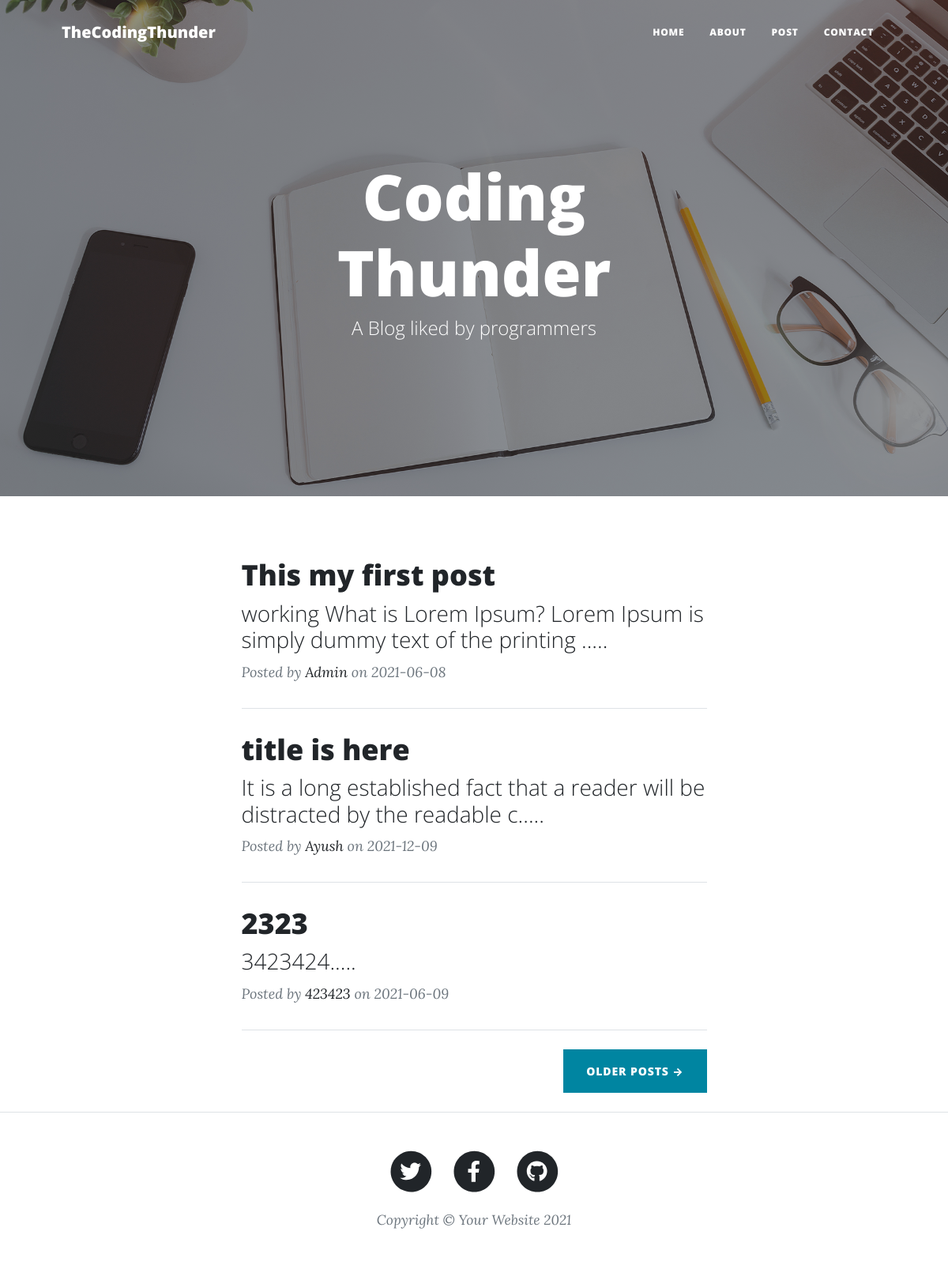
The page / on the database its author committed.
### main.py (models this page shows)
class Posts(db.Model):
    sno = db.Column(db.Integer, primary_key=True)
    title = db.Column(db.String(80), nullable=False)
    by = db.Column(db.String(80), nullable=False)
    slug = db.Column(db.String(80), nullable=False)
    content = db.Column(db.Text, nullable=False)
    date = db.Column(db.String(80), nullable=False)
    img_file = db.Column(db.String(80), nullable=False)

### main.py (the view)
@app.route('/')
def home():
    post_all = Posts.query.all()
    return render_template('index.html', postall=post_all)

### templates/index.html
{% extends "layout.html" %}
{% block body %}
<header class="masthead" style=" background-image: url( '{{ url_for( 'static', filename='assets/img/home-bg.jpg') }}')">
  <div class="container position-relative px-4 px-lg-5">
    <div class="row gx-4 gx-lg-5 justify-content-center">
      <div class="col-md-10 col-lg-8 col-xl-7">
        <div class="site-heading">
          <h1>Coding Thunder</h1>
          <span class="subheading">A Blog liked by programmers</span>
        </div>
      </div>
    </div>
  </div>
</header>
<div class="container px-4 px-lg-5">
  <div class="row gx-4 gx-lg-5 justify-content-center">
    <div class="col-md-10 col-lg-8 col-xl-7">
{% for post in postall %}
      <div class="post-preview">
        <a href="post/{{ post.slug }}">
          <h2 class="post-title">{{ post.title}}</h2>
          <h3 class="post-subtitle">{{ post.content[:80] }}.....</h3>
        </a>
        <p class="post-meta">
          Posted by
          <a href="#!">{{post.by}}</a>
          on {{post.date}}
        </p>
      </div>
      <hr class="my-4" />
      {% endfor %}
      <div class="d-flex justify-content-end mb-4"><a class="btn btn-primary text-uppercase" href="#!">Older Posts →</a></div>
    </div>
  </div>
</div>
{% endblock %}

### templates/layout.html (shortened to what this page needs)
<!DOCTYPE html>
<html lang="en">
<head>
  <link href=" {{ url_for( 'static', filename='css/styles.css') }}" rel="stylesheet" />
</head>
<body>
  <nav class="navbar navbar-expand-lg navbar-light" id="mainNav">
    <div class="container px-4 px-lg-5">
      <a class="navbar-brand" href="index.html">TheCodingThunder</a>
      <div class="collapse navbar-collapse" id="navbarResponsive">
        <ul class="navbar-nav ms-auto py-4 py-lg-0">
          <li class="nav-item"><a class="nav-link px-lg-3 py-3 py-lg-4" href="/">Home</a></li>
          <li class="nav-item"><a class="nav-link px-lg-3 py-3 py-lg-4" href="/about">About</a></li>
          <li class="nav-item"><a class="nav-link px-lg-3 py-3 py-lg-4" href="/post">Post</a></li>
          <li class="nav-item"><a class="nav-link px-lg-3 py-3 py-lg-4" href="/contacts">Contact</a></li>
        </ul>
      </div>
    </div>
  </nav>
  {% block body %} {% endblock %}
  <footer class="border-top">
    <div class="container px-4 px-lg-5">
      <div class="row gx-4 gx-lg-5 justify-content-center">
        <div class="col-md-10 col-lg-8 col-xl-7">
          <ul class="list-inline text-center">
            <li class="list-inline-item">
              <a href="#!">
                <span class="fa-stack fa-lg">
                  <i class="fas fa-circle fa-stack-2x"></i>
                  <i class="fab fa-twitter fa-stack-1x fa-inverse"></i>
                </span>
              </a>
            </li>
            <li class="list-inline-item">
              <a href="#!">
                <span class="fa-stack fa-lg">
                  <i class="fas fa-circle fa-stack-2x"></i>
                  <i class="fab fa-facebook-f fa-stack-1x fa-inverse"></i>
                </span>
              </a>
            </li>
            <li class="list-inline-item">
              <a href="#!">
                <span class="fa-stack fa-lg">
                  <i class="fas fa-circle fa-stack-2x"></i>
                  <i class="fab fa-github fa-stack-1x fa-inverse"></i>
                </span>
              </a>
            </li>
          </ul>
          <div class="small text-center text-muted fst-italic">Copyright &copy; Your Website 2021</div>
        </div>
      </div>
    </div>
  </footer>
</body>
</html>

### rows shown on the page
Posts: title "This my first post", content "working What is Lorem Ipsum? Lorem Ipsum is simply dummy text of the printing", by "Admin", date "2021-06-08"
Posts: title "title is here", content "It is a long established fact that a reader will be distracted by the readable c", by "Ayush", date "2021-12-09"
Posts: title "2323", content "3423424", by "423423", date "2021-06-09"
